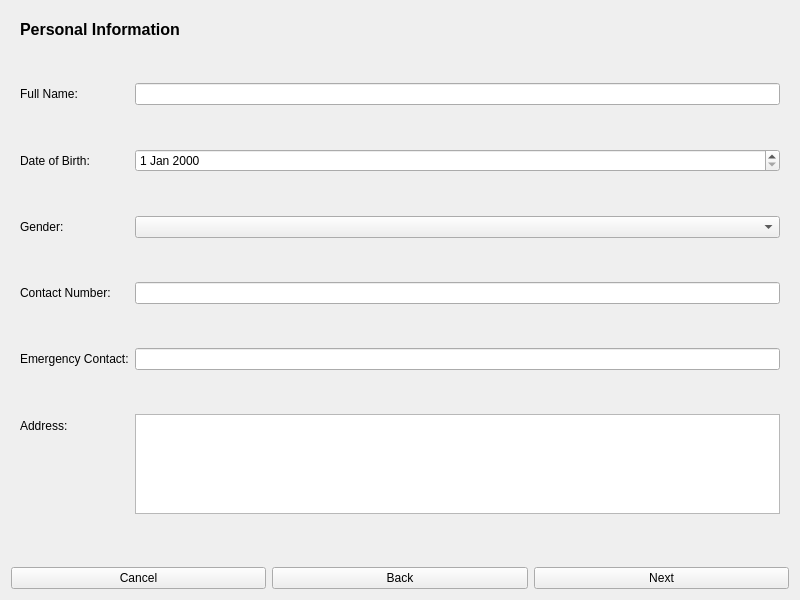
<?xml version="1.0" encoding="UTF-8"?>
<ui version="4.0">
 <class>PatientForm</class>
 <widget class="QWidget" name="PatientForm">
  <property name="geometry">
   <rect>
    <x>0</x>
    <y>0</y>
    <width>800</width>
    <height>600</height>
   </rect>
  </property>
  <property name="windowTitle">
   <string>Patient Information</string>
  </property>
  <layout class="QVBoxLayout" name="verticalLayout">
   <item>
    <widget class="QStackedWidget" name="stackedWidget">
     <widget class="QWidget" name="personalInfoPage">
      <layout class="QVBoxLayout" name="verticalLayout_2">
       <item>
        <widget class="QLabel" name="label">
         <property name="font">
          <font>
           <pointsize>12</pointsize>
           <bold>true</bold>
          </font>
         </property>
         <property name="text">
          <string>Personal Information</string>
         </property>
        </widget>
       </item>
       <item>
        <layout class="QFormLayout" name="formLayout">
         <item row="0" column="0">
          <widget class="QLabel" name="nameLabel">
           <property name="text">
            <string>Full Name:</string>
           </property>
          </widget>
         </item>
         <item row="0" column="1">
          <widget class="QLineEdit" name="nameLineEdit"/>
         </item>
         <item row="1" column="0">
          <widget class="QLabel" name="dobLabel">
           <property name="text">
            <string>Date of Birth:</string>
           </property>
          </widget>
         </item>
         <item row="1" column="1">
          <widget class="QDateEdit" name="dobDateEdit"/>
         </item>
         <item row="2" column="0">
          <widget class="QLabel" name="genderLabel">
           <property name="text">
            <string>Gender:</string>
           </property>
          </widget>
         </item>
         <item row="2" column="1">
          <widget class="QComboBox" name="genderComboBox"/>
         </item>
         <item row="3" column="0">
          <widget class="QLabel" name="contactLabel">
           <property name="text">
            <string>Contact Number:</string>
           </property>
          </widget>
         </item>
         <item row="3" column="1">
          <widget class="QLineEdit" name="contactLineEdit"/>
         </item>
         <item row="4" column="0">
          <widget class="QLabel" name="emergencyContactLabel">
           <property name="text">
            <string>Emergency Contact:</string>
           </property>
          </widget>
         </item>
         <item row="4" column="1">
          <widget class="QLineEdit" name="emergencyContactLineEdit"/>
         </item>
         <item row="5" column="0">
          <widget class="QLabel" name="addressLabel">
           <property name="text">
            <string>Address:</string>
           </property>
          </widget>
         </item>
         <item row="5" column="1">
          <widget class="QTextEdit" name="addressTextEdit">
           <property name="maximumSize">
            <size>
             <width>16777215</width>
             <height>100</height>
            </size>
           </property>
          </widget>
         </item>
        </layout>
       </item>
      </layout>
     </widget>
     <widget class="QWidget" name="insurancePage">
      <layout class="QVBoxLayout" name="verticalLayout_3">
       <item>
        <widget class="QLabel" name="label_2">
         <property name="font">
          <font>
           <pointsize>12</pointsize>
           <bold>true</bold>
          </font>
         </property>
         <property name="text">
          <string>Insurance Information</string>
         </property>
        </widget>
       </item>
       <item>
        <widget class="QRadioButton" name="hasInsuranceRadio">
         <property name="text">
          <string>I have insurance</string>
         </property>
        </widget>
       </item>
       <item>
        <widget class="QGroupBox" name="insuranceGroupBox">
         <property name="title">
          <string>Insurance Details</string>
         </property>
         <layout class="QFormLayout" name="formLayout_2">
          <item row="0" column="0">
           <widget class="QLabel" name="providerLabel">
            <property name="text">
             <string>Insurance Provider:</string>
            </property>
           </widget>
          </item>
          <item row="0" column="1">
           <widget class="QLineEdit" name="providerLineEdit"/>
          </item>
          <item row="1" column="0">
           <widget class="QLabel" name="memberIdLabel">
            <property name="text">
             <string>Member ID:</string>
            </property>
           </widget>
          </item>
          <item row="1" column="1">
           <widget class="QLineEdit" name="memberIdLineEdit"/>
          </item>
         </layout>
        </widget>
       </item>
      </layout>
     </widget>
     <widget class="QWidget" name="symptomsPage">
      <layout class="QVBoxLayout" name="verticalLayout_4">
       <item>
        <widget class="QLabel" name="label_3">
         <property name="font">
          <font>
           <pointsize>12</pointsize>
           <bold>true</bold>
          </font>
         </property>
         <property name="text">
          <string>Symptoms</string>
         </property>
        </widget>
       </item>
       <item>
        <layout class="QHBoxLayout" name="horizontalLayout_2">
         <item>
          <layout class="QVBoxLayout" name="verticalLayout_5">
           <item>
            <widget class="QLabel" name="availableSymptomsLabel">
             <property name="text">
              <string>Available Symptoms:</string>
             </property>
            </widget>
           </item>
           <item>
            <widget class="QListWidget" name="symptomList"/>
           </item>
           <item>
            <layout class="QHBoxLayout" name="horizontalLayout_3">
             <item>
              <widget class="QLabel" name="severityLabel">
               <property name="text">
                <string>Severity (1-5):</string>
               </property>
              </widget>
             </item>
             <item>
              <widget class="QSpinBox" name="severitySpinBox"/>
             </item>
             <item>
              <widget class="QPushButton" name="addSymptomButton">
               <property name="text">
                <string>Add Symptom</string>
               </property>
              </widget>
             </item>
            </layout>
           </item>
          </layout>
         </item>
         <item>
          <layout class="QVBoxLayout" name="verticalLayout_6">
           <item>
            <widget class="QLabel" name="selectedSymptomsLabel">
             <property name="text">
              <string>Selected Symptoms:</string>
             </property>
            </widget>
           </item>
           <item>
            <widget class="QListWidget" name="selectedSymptomList"/>
           </item>
           <item>
            <widget class="QPushButton" name="removeSymptomButton">
             <property name="text">
              <string>Remove Selected Symptom</string>
             </property>
            </widget>
           </item>
          </layout>
         </item>
        </layout>
       </item>
      </layout>
     </widget>
     <widget class="QWidget" name="medicalHistoryPage">
      <layout class="QVBoxLayout" name="verticalLayout_7">
       <item>
        <widget class="QLabel" name="label_4">
         <property name="font">
          <font>
           <pointsize>12</pointsize>
           <bold>true</bold>
          </font>
         </property>
         <property name="text">
          <string>Medical History</string>
         </property>
        </widget>
       </item>
       <item>
        <widget class="QLabel" name="medicalHistoryLabel">
         <property name="text">
          <string>Personal Medical History:</string>
         </property>
        </widget>
       </item>
       <item>
        <widget class="QTextEdit" name="medicalHistoryTextEdit"/>
       </item>
       <item>
        <widget class="QLabel" name="familyHistoryLabel">
         <property name="text">
          <string>Family Medical History:</string>
         </property>
        </widget>
       </item>
       <item>
        <widget class="QTextEdit" name="familyHistoryTextEdit"/>
       </item>
       <item>
        <widget class="QLabel" name="medicationsLabel">
         <property name="text">
          <string>Current Medications:</string>
         </property>
        </widget>
       </item>
       <item>
        <widget class="QTextEdit" name="medicationsTextEdit"/>
       </item>
       <item>
        <widget class="QCheckBox" name="allergiesCheckBox">
         <property name="text">
          <string>I have medication allergies</string>
         </property>
        </widget>
       </item>
       <item>
        <widget class="QTextEdit" name="allergiesTextEdit"/>
       </item>
      </layout>
     </widget>
    </widget>
   </item>
   <item>
    <layout class="QHBoxLayout" name="horizontalLayout">
     <item>
      <widget class="QPushButton" name="cancelButton">
       <property name="text">
        <string>Cancel</string>
       </property>
      </widget>
     </item>
     <item>
      <widget class="QPushButton" name="backButton">
       <property name="text">
        <string>Back</string>
       </property>
      </widget>
     </item>
     <item>
      <widget class="QPushButton" name="nextButton">
       <property name="text">
        <string>Next</string>
       </property>
      </widget>
     </item>
    </layout>
   </item>
  </layout>
 </widget>
 <resources/>
 <connections/>
</ui>
